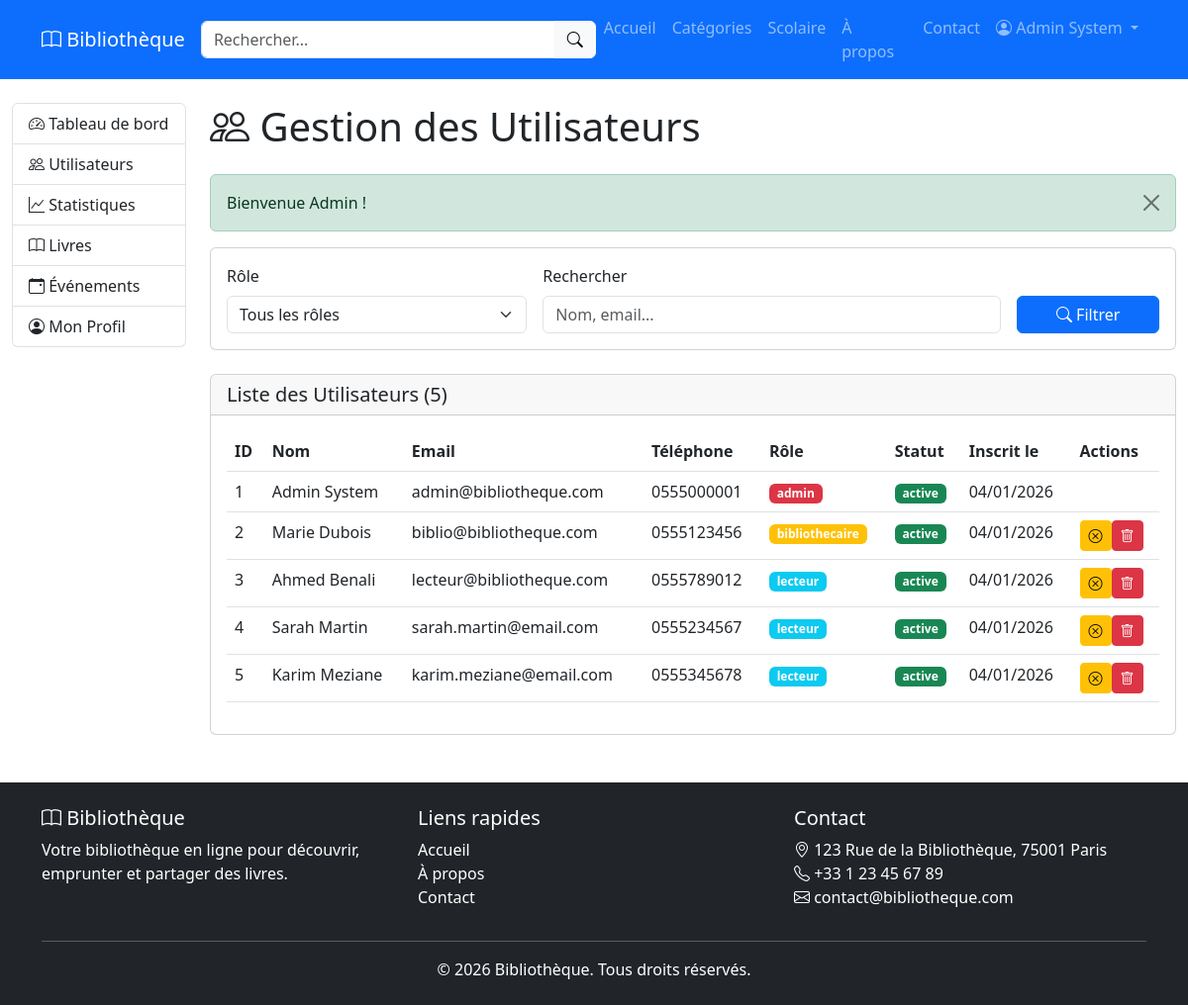
Page /admin/users (signed in) on the committed database.
### tables this page shows
CREATE TABLE users
(
    id INT
    UNSIGNED AUTO_INCREMENT PRIMARY KEY,
    email VARCHAR
    (255) NOT NULL UNIQUE,
    password VARCHAR
    (255) NOT NULL,
    first_name VARCHAR
    (100) NOT NULL,
    last_name VARCHAR
    (100) NOT NULL,
    phone VARCHAR
    (20),
    address TEXT,
    role ENUM
    ('lecteur', 'bibliothecaire', 'admin') NOT NULL DEFAULT 'lecteur',
    status ENUM
    ('active', 'inactive', 'pending') NOT NULL DEFAULT 'pending',
    created_at TIMESTAMP DEFAULT CURRENT_TIMESTAMP,
    updated_at TIMESTAMP DEFAULT CURRENT_TIMESTAMP ON
    UPDATE CURRENT_TIMESTAMP,
    last_login TIMESTAMP
    NULL,
    INDEX idx_email
    (email),
    INDEX idx_role
    (role),
    INDEX idx_status
    (status)
);

### controllers/AdminController.php (called while the page is built, shortened)
<?php
class AdminController {
    private User $userModel;
    public function __construct() {
        $this->userModel = new User();
    }
    public function users(): void {
        $page = isset($_GET['page']) ? (int)$_GET['page'] : 1;
        $page = max(1, $page);
        $role = isset($_GET['role']) ? sanitize($_GET['role']) : null;
        $search = isset($_GET['search']) ? sanitize($_GET['search']) : null;
        if ($search) {
            $users = $this->userModel->searchUsers($search);
            $total = count($users);
        } else {
            $total = $this->userModel->count($role ? ['role' => $role] : []);
        }
        $pagination = paginate($total, $page);
        if (!$search) {
            $users = $this->userModel->getPaginatedUsers($pagination['offset'], $pagination['per_page'], $role);
        } else {
            $users = array_slice($users, $pagination['offset'], $pagination['per_page']);
        }
        require_once ROOT_PATH . '/views/admin/users.php';
    }
}

### public/index.php (called while the page is built, shortened)
<?php
spl_autoload_register(function ($class) {
    $paths = [
        ROOT_PATH . '/core/',
        ROOT_PATH . '/models/',
        ROOT_PATH . '/controllers/',
        ROOT_PATH . '/middleware/',
    ];
    foreach ($paths as $path) {
        $file = $path . $class . '.php';
        if (file_exists($file)) {
            return;
        }
    }
});
require_once ROOT_PATH . '/helpers/security.php';
require_once ROOT_PATH . '/helpers/helpers.php';
$router = require_once ROOT_PATH . '/routes/web.php';
$router->dispatch();

### helpers/security.php (called while the page is built, shortened)
<?php
function escape(?string $value): string {
    return htmlspecialchars($value, ENT_QUOTES, 'UTF-8');
}

### core/Database.php (called while the page is built, shortened)
<?php
class Database {
    private static ?PDO $instance = null;
    private static array $config;
    public static function getInstance(): PDO {
        if (self::$instance === null) {
            self::$config = require ROOT_PATH . '/config/database.php';
            try {
                $dsn = sprintf(
                    "mysql:host=%s;port=%s;dbname=%s;charset=%s",
                    self::$config['host'],
                    self::$config['port'],
                    self::$config['database'],
                    self::$config['charset']
                );
                self::$instance = new PDO(
                    $dsn,
                    self::$config['username'],
                    self::$config['password'],
                    self::$config['options']
                );
            } catch (PDOException $e) {
                error_log("Database Connection Error: " . $e->getMessage());
                die("Erreur de connexion à la base de données. Veuillez réessayer plus tard.");
            }
        }
        return self::$instance;
    }
    public static function query(string $sql, array $params = []): PDOStatement {
        try {
            $stmt = self::getInstance()->prepare($sql);
            $stmt->execute($params);
            return $stmt;
        } catch (PDOException $e) {
            error_log("Query Error: " . $e->getMessage() . " | SQL: " . $sql);
            throw $e;
        }
    }
}
?>

### core/Model.php (called while the page is built, shortened)
<?php
require_once ROOT_PATH . '/core/Database.php';
abstract class Model {
    protected string $table;
    public function __construct() {
        $this->db = Database::getInstance();
    }
    public function count(array $conditions = []): int
    {
        $sql = "SELECT COUNT(*) as total FROM {$this->table}";
        $params = [];
    $stmt = Database::query($sql, $params);
    $result = $stmt->fetch();
    return (int) $result['total'];
}
}
?>

### config/database.php (called while the page is built)
<?php
return [
    'host' => 'localhost',
    'port' => '3306',
    'database' => 'bibliotheque',
    'username' => 'root',
    'password' => '',
    'charset' => 'utf8mb4',
    'options' => [
        PDO::ATTR_ERRMODE => PDO::ERRMODE_EXCEPTION,
        PDO::ATTR_DEFAULT_FETCH_MODE => PDO::FETCH_ASSOC,
        PDO::ATTR_EMULATE_PREPARES => false,
        PDO::ATTR_PERSISTENT => false
    ]
];
?>

### models/User.php (called while the page is built, shortened)
<?php
class User extends Model {
    protected string $table = 'users';
    public function getPaginatedUsers(int $offset, int $limit, ?string $role = null): array {
        $sql = "SELECT * FROM {$this->table}";
        $params = [];
        $sql .= " ORDER BY created_at DESC LIMIT :limit OFFSET :offset";
        $stmt = $this->db->prepare($sql);
        $stmt->bindValue(':limit', $limit, PDO::PARAM_INT);
        $stmt->bindValue(':offset', $offset, PDO::PARAM_INT);
        $stmt->execute();
        return $stmt->fetchAll();
    }
}

### core/Session.php (called while the page is built, shortened)
<?php
class Session {
    public static function get(string $key, $default = null) {
        return $_SESSION[$key] ?? $default;
    }
    public static function getUserId(): ?int {
        return self::get('user_id');
    }
}
?>

### views/admin/users.php (the view, shortened to what this page needs)
<?php
require_once ROOT_PATH . '/views/layouts/header.php';
require_once ROOT_PATH . '/views/layouts/navbar.php';
?>
<div class="container-fluid my-4">
    <div class="row">
          <div class="col-md-3 col-lg-2">
        <div class="list-group">
    <a href="<?php echo url('/admin/dashboard'); ?>" class="list-group-item list-group-item-action <?php echo basename($_SERVER['PHP_SELF']) == 'dashboard.php' ? 'active' : ''; ?>">
        <i class="bi bi-speedometer2"></i> Tableau de bord
    </a>
    <a href="<?php echo url('/admin/users'); ?>" class="list-group-item list-group-item-action <?php echo basename($_SERVER['PHP_SELF']) == 'users.php' ? 'active' : ''; ?>">
        <i class="bi bi-people"></i> Utilisateurs
    </a>
    <a href="<?php echo url('/admin/stats'); ?>" class="list-group-item list-group-item-action <?php echo basename($_SERVER['PHP_SELF']) == 'stats.php' ? 'active' : ''; ?>">
        <i class="bi bi-graph-up"></i> Statistiques
    </a>
    <a href="<?php echo url('/bibliothecaire/books'); ?>" class="list-group-item list-group-item-action">
        <i class="bi bi-book"></i> Livres
    </a>
    <a href="<?php echo url('/bibliothecaire/events'); ?>" class="list-group-item list-group-item-action">
        <i class="bi bi-calendar-event"></i> Événements
    </a>
    <a href="<?php echo url('/admin/profile'); ?>" class="list-group-item list-group-item-action <?php echo basename($_SERVER['PHP_SELF']) == 'profile.php' ? 'active' : ''; ?>">
        <i class="bi bi-person-circle"></i> Mon Profil
    </a>
</div>
    </div>
        <div class="col-md-9 col-lg-10">
            <h1 class="mb-4"><i class="bi bi-people"></i> Gestion des Utilisateurs</h1>
            <div class="card mb-4">
                <div class="card-body">
                    <form method="GET" action="<?php echo url('/admin/users'); ?>" class="row g-3">
                        <div class="col-md-4">
                            <label class="form-label">Rôle</label>
                            <select name="role" class="form-select">
                                <option value="">Tous les rôles</option>
                            </select>
                        </div>
                        <div class="col-md-6">
                            <label class="form-label">Rechercher</label>
                            <input type="text" name="search" class="form-control"
                                   placeholder="Nom, email..." value="<?php echo escape($search ?? ''); ?>">
                        </div>
                        <div class="col-md-2 d-flex align-items-end">
                            <button type="submit" class="btn btn-primary w-100">
                                <i class="bi bi-search"></i> Filtrer
                            </button>
                        </div>
                    </form>
                </div>
            </div>
            <div class="card">
                <div class="card-header">
                    <h5 class="mb-0">Liste des Utilisateurs (<?php echo $total; ?>)</h5>
                </div>
                <div class="card-body">
                    <?php if (empty($users)): ?>
                        <p class="text-muted">Aucun utilisateur trouvé</p>
                    <?php else: ?>
                        <div class="table-responsive">
                            <table class="table table-hover">
                                <thead>
                                    <tr>
                                        <th>ID</th>
                                        <th>Nom</th>
                                        <th>Email</th>
                                        <th>Téléphone</th>
                                        <th>Rôle</th>
                                        <th>Statut</th>
                                        <th>Inscrit le</th>
                                        <th>Actions</th>
                                    </tr>
                                </thead>
                                <tbody>
                                    <?php foreach ($users as $user): ?>
                                        <tr>
                                            <td><?php echo $user['id']; ?></td>
                                            <td><?php echo escape($user['first_name'] . ' ' . $user['last_name']); ?></td>
                                            <td><?php echo escape($user['email']); ?></td>
                                            <td><?php echo escape($user['phone'] ?? '-'); ?></td>
                                            <td>
                                                <?php
                                                $roleClass = match($user['role']) {
                                                    'admin' => 'danger',
                                                    'bibliothecaire' => 'warning',
                                                    'lecteur' => 'info',
                                                    default => 'secondary'
                                                };
                                                ?>
                                                <span class="badge bg-<?php echo $roleClass; ?>">
                                                    <?php echo escape($user['role']); ?>
                                                </span>
                                            </td>
                                            <td>
                                                <?php
                                                $statusClass = match($user['status']) {
                                                    'active' => 'success',
                                                    'pending' => 'warning',
                                                    'inactive' => 'secondary',
                                                    default => 'secondary'
                                                };
                                                ?>
                                                <span class="badge bg-<?php echo $statusClass; ?>">
                                                    <?php echo escape($user['status']); ?>
                                                </span>
                                            </td>
                                            <td><?php echo format_date($user['created_at']); ?></td>
                                            <td>
                                                <div class="btn-group btn-group-sm">
                                                    <?php if ($user['status'] === 'active' && $user['id'] !== Session::getUserId()): ?>
                                                        <form method="POST" action="<?php echo url('/admin/users/deactivate'); ?>" class="d-inline">
                                                            <button type="submit" class="btn btn-warning btn-sm"
                                                                    onclick="return confirm('Désactiver cet utilisateur ?')">
                                                                <i class="bi bi-x-circle"></i>
                                                            </button>
                                                        </form>
                                                    <?php endif; ?>
                                                    <?php if ($user['id'] !== Session::getUserId()): ?>
                                                        <form method="POST" action="<?php echo url('/admin/users/delete'); ?>" class="d-inline">
                                                            <button type="submit" class="btn btn-danger btn-sm"
                                                                    onclick="return confirm('Supprimer définitivement cet utilisateur ?')">
                                                                <i class="bi bi-trash"></i>
                                                            </button>
                                                        </form>
                                                    <?php endif; ?>
                                                </div>
                                            </td>
                                        </tr>
                                    <?php endforeach; ?>
                                </tbody>
                            </table>
                        </div>
                    <?php endif; ?>
                </div>
            </div>
        </div>
    </div>
</div>
<?php require_once ROOT_PATH . '/views/layouts/footer.php'; ?>

### rows in the picture
users: id "1", first_name+last_name "Admin System", email "admin@bibliotheque.com", phone "0555000001", role "admin", status "active", created_at "04/01/2026"
users: id "2", first_name+last_name "Marie Dubois", email "biblio@bibliotheque.com", phone "0555123456", role "bibliothecaire", status "active", created_at "04/01/2026"
users: id "3", first_name+last_name "Ahmed Benali", email "lecteur@bibliotheque.com", phone "0555789012", role "lecteur", status "active", created_at "04/01/2026"
users: id "4", first_name+last_name "Sarah Martin", email "sarah.martin@email.com", phone "0555234567", role "lecteur", status "active", created_at "04/01/2026"
users: id "5", first_name+last_name "Karim Meziane", email "karim.meziane@email.com", phone "0555345678", role "lecteur", status "active", created_at "04/01/2026"

### other values in the picture
APP_NAME "Bibliothèque"
$user['name'] "Admin System"
$message "Bienvenue Admin !"
$total "5"
